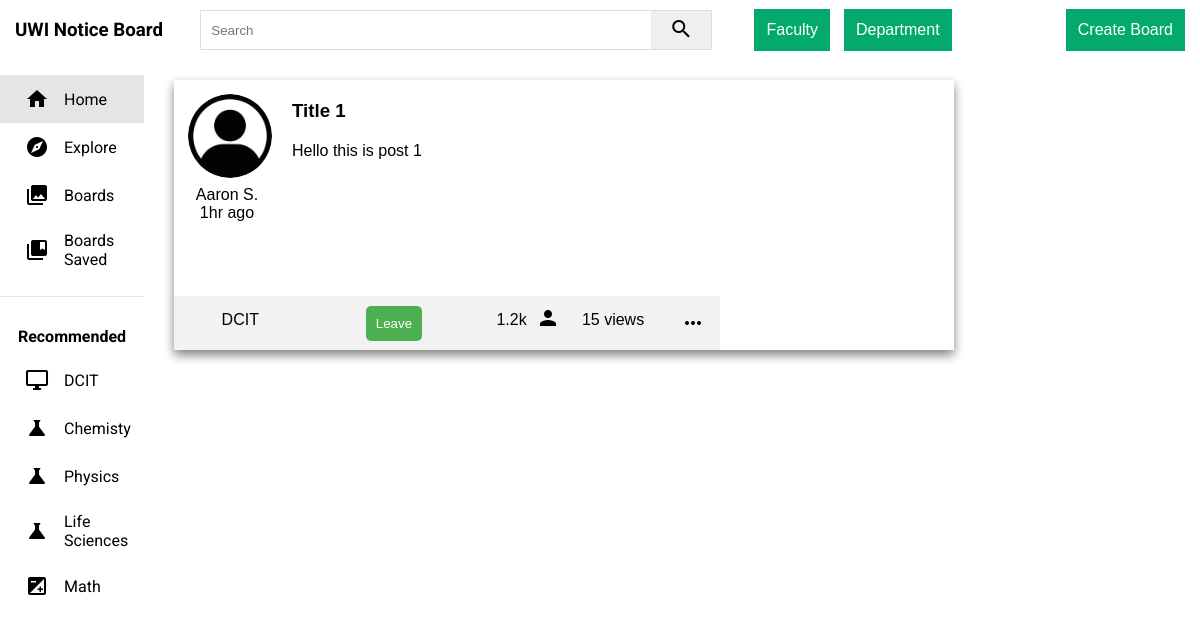
Before: / with the older database file.
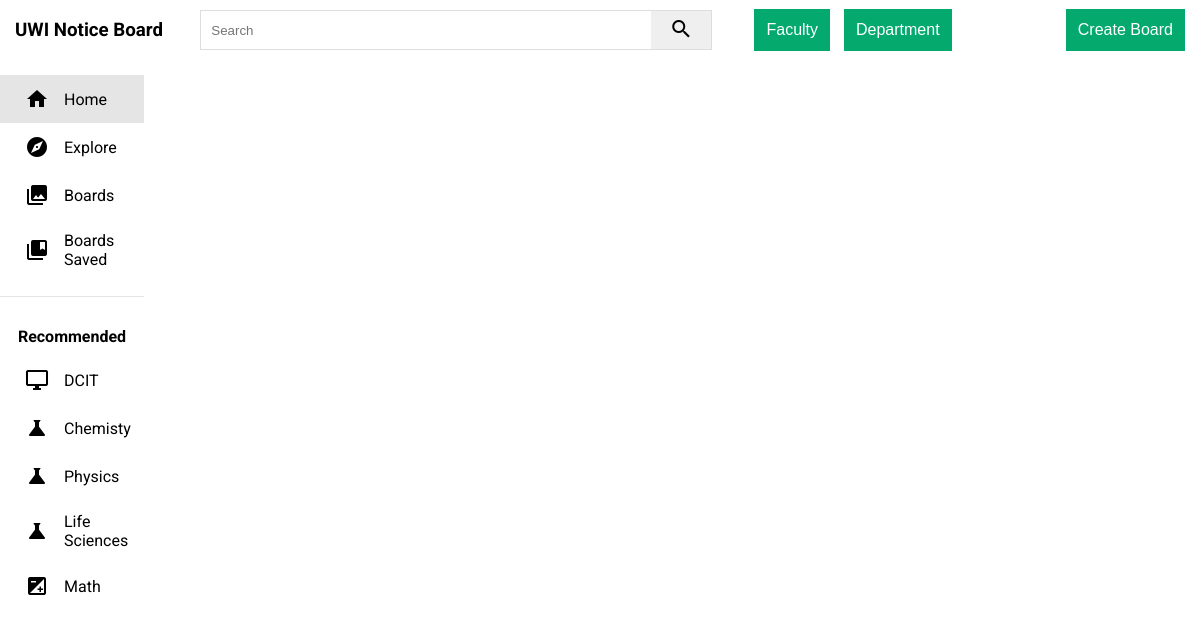
After: the same page with the newer database file.
### App/models.py (models this page shows)
class Post(db.Model):
  id = db.Column(db.Integer, primary_key=True, autoincrement=True)
  title = db.Column(db.String(64), nullable=False)
  message = db.Column(db.String(2048), nullable=False)
  image = db.Column(db.Boolean)
  imageLocation = db.Column(db.String(256), nullable=True)
  def toDict(self):
    return{
      "id": self.id,
      "title": self.title,
      "message": self.message,
      "image": self.image,
      "imageLocation": self.imageLocation
    }

### App/main.py (the view)
@app.route('/')
def home():
  feed = RetrievePosts()
  return render_template('index.html',
      posts=feed)

### App/models.py
class SearchForm(FlaskForm):
    search = StringField("searchCriteria", validators =[DataRequired()])
    submit = SubmitField("Submit")

### App/main.py (called while the page is built)
@app.context_processor
def base():
  searchPost = SearchForm()
  return dict(form=searchPost)

def RetrievePosts():
  posts = Post.query.all()
  posts = [entry.toDict() for entry in posts]
  return posts

### App/templates/index.html (shortened to what the changed rows need)
<!DOCTYPE html>
<html>
<head>
  <link href="static/css/page.css" rel="stylesheet" type="text/css" />
  <link href="static/css/post.css" rel="stylesheet" type="text/css" />
</head>
<body>
      <main>
          <div class="container-post">
              {% block content %}
                {% for post in posts %}
                  <div class="card">
                    <div class="card-left">
                      <div class="card-top">
                        <div class="top-left">
                          <div class="profile-image">
                            <img src="static/images/defaultProfile.jpg" alt="">
                            <p class="name">Aaron S.</p>
                            <p class="time">1hr ago</p>
                          </div>
                        </div>
                        <div class="top-right">
                          <div class="card-content">
                            <h3 class="title">{{ post.title }}</h3>
                            <p>{{ post.message | safe }}</p>
                          </div>
                        </div>
                      </div>
                      <div class="card-bot">
                        <div class="card-bot-left">
                          <p class="board-name">DCIT</p>
                        </div>
                        <div class="card-bot-mid">
                          <div class="card-footer">
                            <button>Leave</button>
                          </div>
                        </div>
                        <div class="card-bot-right-left">
                          <p class="users-count">1.2k</p>
                        </div>
                        <div class="user-icon">
                          <i class="material-icons">person</i>
                        </div>
                        <div class="card-bot-right-mid">
                          <p class="views">15 views</p>
                        </div>
                        <div class="card-bot-right-right">
                          <i class="material-icons">more_horiz</i>
                        </div>
                      </div>
                    </div>
                    <div class="card-right">
                    </div>
                  </div>
                {% endfor %}
              {% endblock %}
          </div>
      </main>
</body>
</html>

Changed rows visible on the page:
removed Post: title "Title 1", message "Hello this is post 1"
